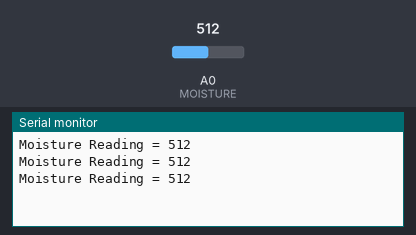
The sketch below on a simulated Arduino Uno, built with avr-gcc and run on an emulated ATmega328P. Shown: the last lines printed to the serial monitor. Inputs (shaded band) come from the test bench; at power-on: A0 (MOISTURE) = 512.

Above: at 1.3 s.
1.4 s: A0 (MOISTURE) set to 716
At 1.9 s:
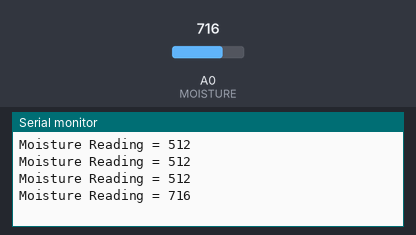
2.9 s: A0 (MOISTURE) set to 900
At 3.4 s:
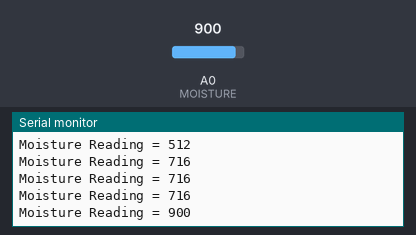
Timing chart, 0 to 5.9 s (numbered marks = the images above; inputs shaded):
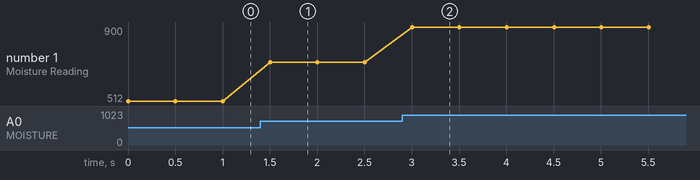

The sketch:

Moisture1.ino
```cpp
#define MOISTURE A0

void setup() {
  // put your setup code here, to run once:
  Serial.begin(9600);
}

void loop() {
  // put your main code here, to run repeatedly:
  int moistureReading = 0;

  moistureReading = analogRead(MOISTURE);
  Serial.print ("Moisture Reading = ");
  Serial.println(moistureReading);

  delay(500);
}
```

Measured:
- after the input at 1.4 s, the serial monitor: prints a new line after 0.10 s (image 1)
- after the input at 2.9 s, the serial monitor: prints a new line after 0.10 s (image 2)
- plotted number 1: 512 → 716 after the input at 1.4 s, 716 → 900 after the input at 2.9 s
